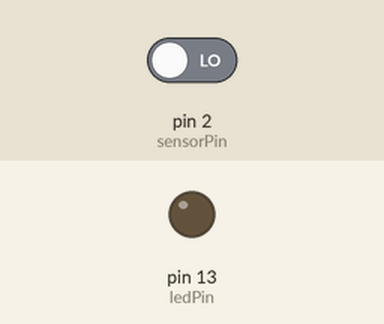
Bench run of a sketch on a simulated Arduino Uno, built with avr-gcc and run on an emulated ATmega328P. Shown: output pins drawn as LEDs (lit = HIGH). The test bench sets the inputs (shaded band); at power-on: pin 2 (sensorPin) LOW.

Above: at 1.2 s.
1.3 s: pin 2 (sensorPin) driven HIGH
At 1.9 s:
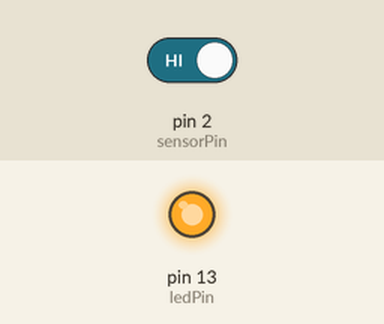
2.8 s: pin 2 (sensorPin) driven LOW
At 4.2 s:
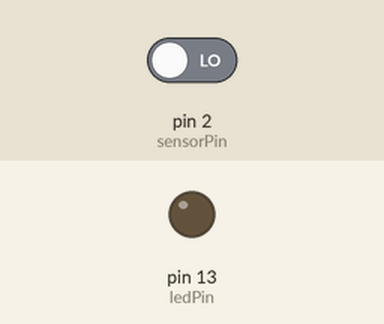
Timing chart, 0 to 5.8 s (numbered marks = the images above; inputs shaded):
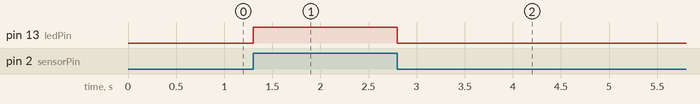

Measured:
- after the input at 1.3 s, pin 13 (ledPin): LOW → HIGH at once
- after the input at 2.8 s, pin 13 (ledPin): HIGH → LOW at once

The sketch:

pir.ino
```cpp
const int sensorPin = 2; // Pino conectado ao sensor PIR
const int ledPin = 13; // Pino conectado ao LED

void setup() {
  pinMode(sensorPin, INPUT); // Configura o pino do sensor como entrada
  pinMode(ledPin, OUTPUT); // Configura o pino do LED como saída
}

void loop() {
  int sensorState = digitalRead(sensorPin); // Lê a saída do sensor

  if (sensorState == HIGH) { // Se o sensor detectar movimento
    digitalWrite(ledPin, HIGH); // Aciona o LED
  } else {
    digitalWrite(ledPin, LOW); // Desliga o LED
  }
}
```
